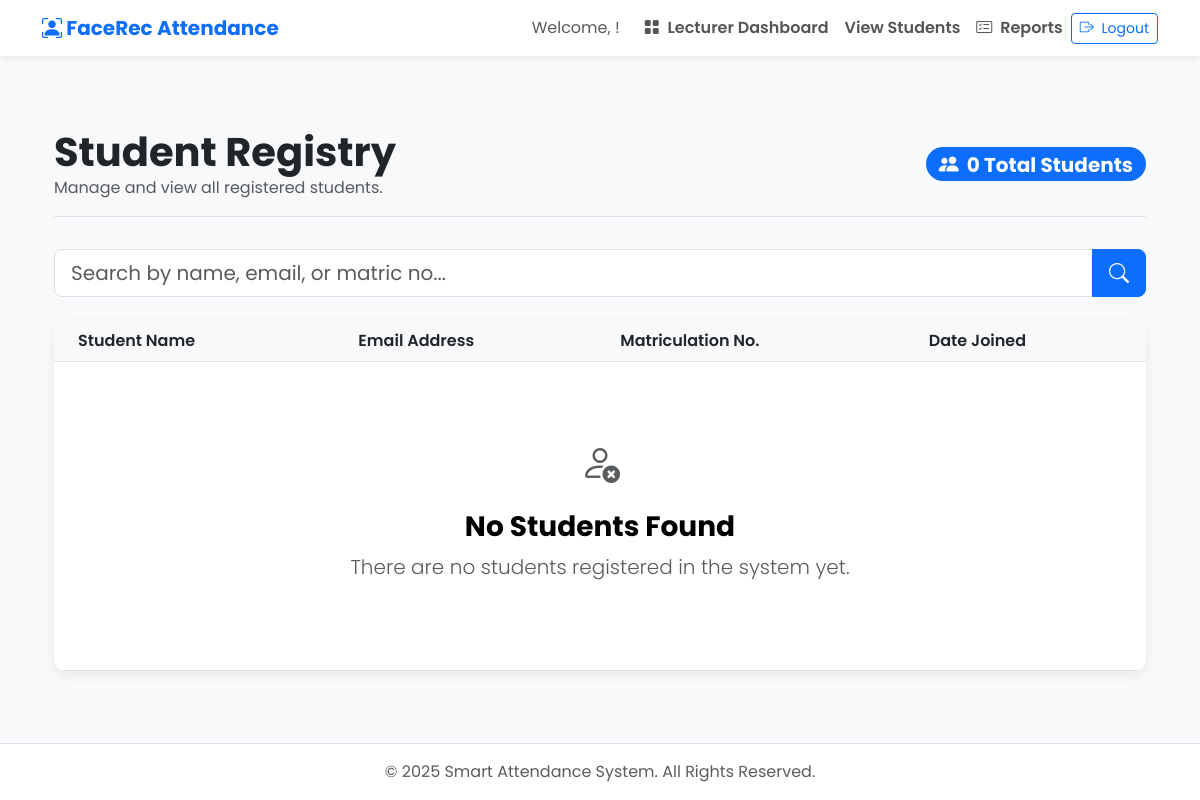
/dashboard/students/ (signed in), run on an earlier commit of the app's database.
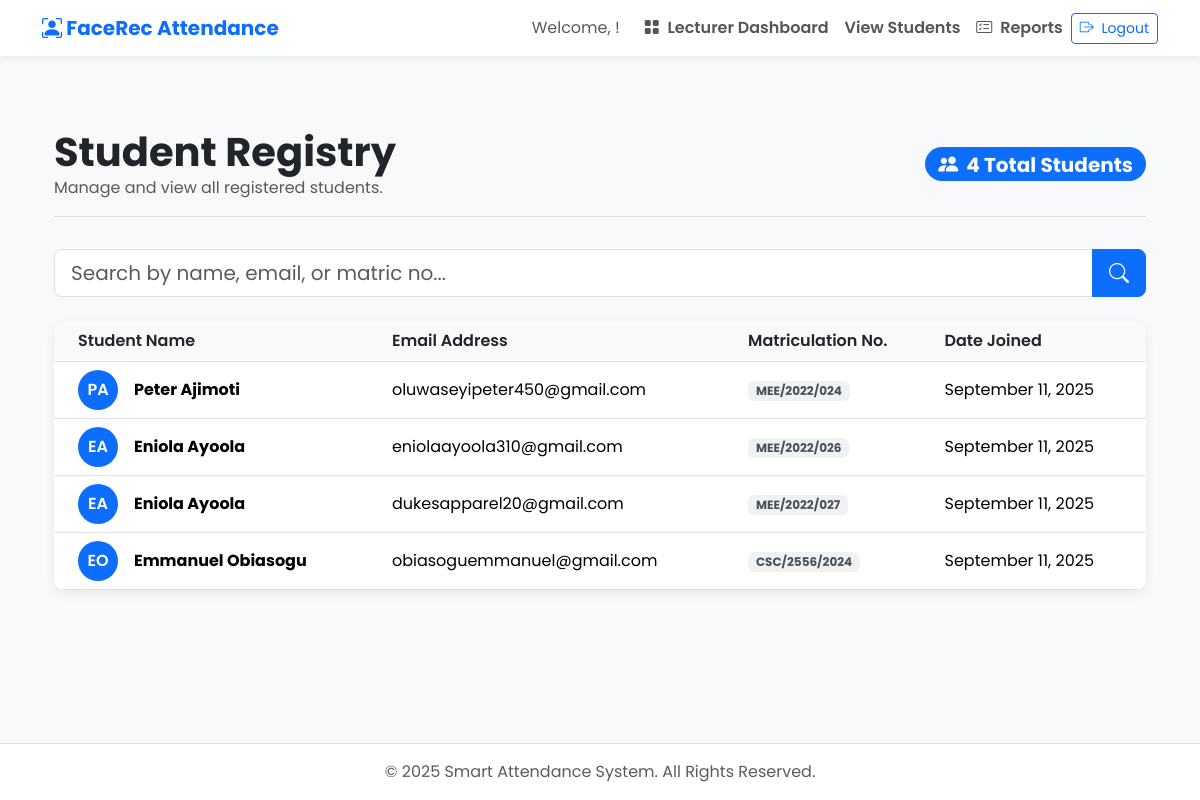
And on a later commit of the database.
### attendance/models.py (models this page shows, shortened)
class Student(models.Model):
    user = models.OneToOneField(User, on_delete=models.CASCADE)
    matric_number = models.CharField(max_length=100, unique=True, verbose_name="Matriculation Number")
    face_encodings_data = models.TextField(
        null=True,
        blank=True,
        help_text="JSON-encoded list of 128-dimensional face encodings from dlib."
    )

### attendance/views.py (the view, shortened to what this page needs)
# urls.py: path('dashboard/students/', views.student_list, name='student_list'),
@login_required
def student_list(request):
    student_list = Student.objects.filter(user__is_staff=False).select_related('user').order_by('user__last_name', 'user__first_name')
    query = request.GET.get('q')
    paginator = Paginator(student_list, 10)
    page_number = request.GET.get('page')
    try:
        students = paginator.page(page_number)
    except PageNotAnInteger:
        students = paginator.page(1)
    except EmptyPage:
        students = paginator.page(paginator.num_pages)
    context = {
        'students': students,
        'total_students': paginator.count,
        'search_query': query or ''
    }
    return render(request, 'attendance/student_list.html', context)

### attendance/templates/attendance/student_list.html (shortened to what this page needs)
{% extends 'attendance/base.html' %}
{% block content %}
<div class="container my-5">
    <div class="page-header d-flex flex-wrap align-items-center justify-content-between">
        <div>
            <h1 class="fw-bold mb-0">Student Registry</h1>
            <p class="text-muted mb-0">Manage and view all registered students.</p>
        </div>
        <div class="badge bg-primary rounded-pill fs-5 mt-3 mt-md-0">
            <i class="bi bi-people-fill me-2"></i>{{ total_students }} Total Students
        </div>
    </div>
    <div class="mb-4">
        <form method="get" action="{% url 'student_list' %}" class="search-form">
            <div class="input-group">
                <input type="text" name="q" class="form-control form-control-lg" placeholder="Search by name, email, or matric no..." value="{{ search_query }}">
                <button class="btn btn-primary btn-lg" type="submit"><i class="bi bi-search"></i></button>
            </div>
        </form>
    </div>
    <div class="card main-card">
        <div class="card-body p-0">
            <div class="table-responsive">
                <table class="table table-hover align-middle mb-0">
                    <thead>
                        <tr>
                            <th scope="col" class="ps-4">Student Name</th>
                            <th scope="col">Email Address</th>
                            <th scope="col">Matriculation No.</th>
                            <th scope="col">Date Joined</th>
                        </tr>
                    </thead>
                    <tbody>
                        {% for student in students %}
                        <tr>
                            <td class="ps-4">
                                <div class="d-flex align-items-center">
                                    <div class="avatar me-3">{{ student.user.first_name|first }}{{ student.user.last_name|first }}</div>
                                    <span class="fw-bold">{{ student.user.get_full_name }}</span>
                                </div>
                            </td>
                            <td>{{ student.user.email }}</td>
                            <td><span class="badge bg-secondary bg-opacity-10 text-dark-emphasis">{{ student.matric_number }}</span></td>
                            <td>{{ student.user.date_joined|date:"F j, Y" }}</td>
                        </tr>
                        {% empty %}
                        <tr>
                            <td colspan="4">
                                <div class="empty-state">
                                    <div class="icon fs-1 text-muted"><i class="bi bi-person-x"></i></div>
                                    <h3 class="mt-3 fw-bold">No Students Found</h3>
                                    {% if search_query %}
                                        <p class="lead text-muted">Your search for "{{ search_query }}" did not match any students.</p>
                                    {% else %}
                                        <p class="lead text-muted">There are no students registered in the system yet.</p>
                                    {% endif %}
                                </div>
                            </td>
                        </tr>
                        {% endfor %}
                    </tbody>
                </table>
            </div>
        </div>
    </div>
</div>
{% endblock %}

What changed in the data, as far as the page shows it:
added Student: user.first_name|first "P", user.last_name|first "A", user.get_full_name "Peter Ajimoti", user.email "oluwaseyipeter450@gmail.com", matric_number "MEE/2022/024", user.date_joined "September 11, 2025"
added Student: user.first_name|first "E", user.last_name|first "A", user.get_full_name "Eniola Ayoola", user.email "eniolaayoola310@gmail.com", matric_number "MEE/2022/026", user.date_joined "September 11, 2025"
added Student: user.first_name|first "E", user.last_name|first "A", user.get_full_name "Eniola Ayoola", user.email "dukesapparel20@gmail.com", matric_number "MEE/2022/027", user.date_joined "September 11, 2025"
added Student: user.first_name|first "E", user.last_name|first "O", user.get_full_name "Emmanuel Obiasogu", user.email "obiasoguemmanuel@gmail.com", matric_number "CSC/2556/2024", user.date_joined "September 11, 2025"
Also different on the page:
{{ total_students }}: "0" → "4"
text no longer shown: "No Students Found There are no students registered in the system yet."
